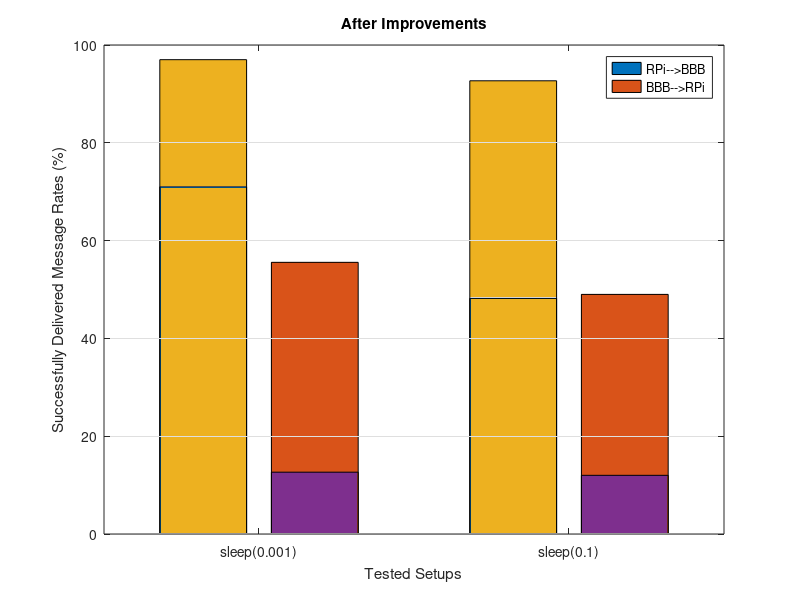
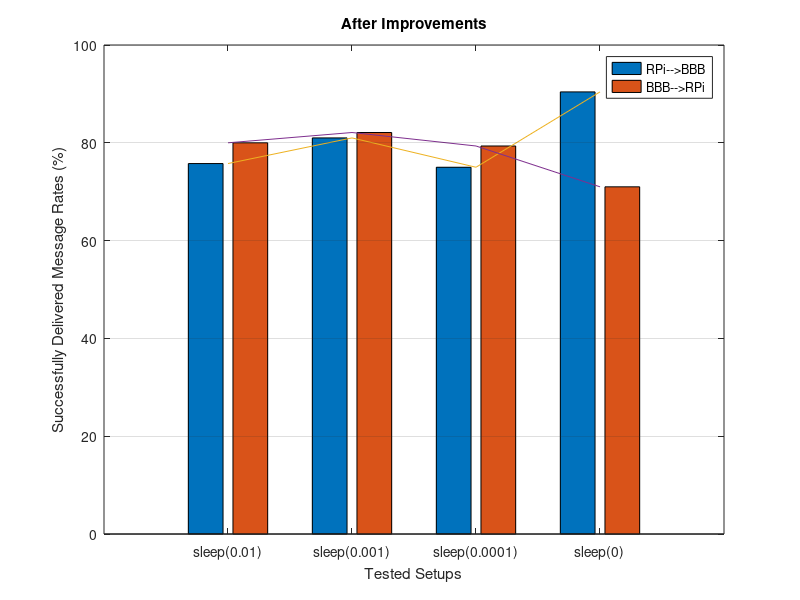
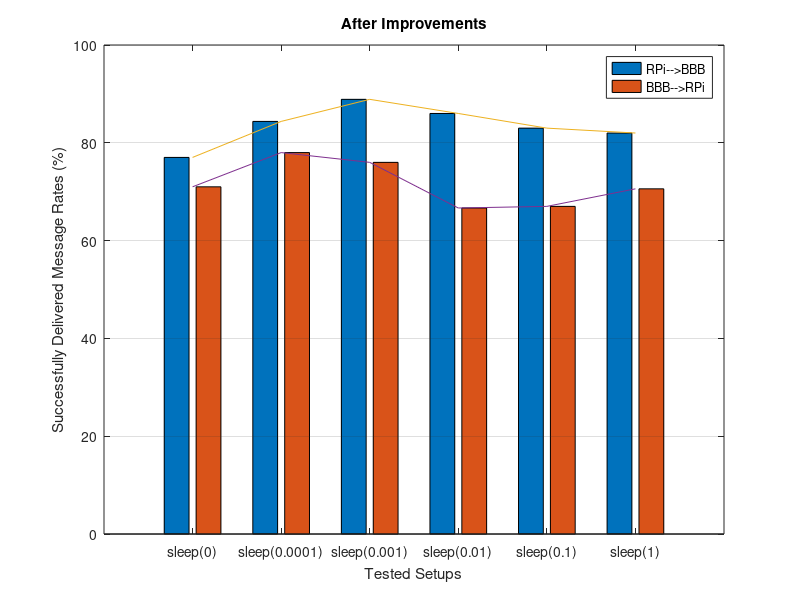
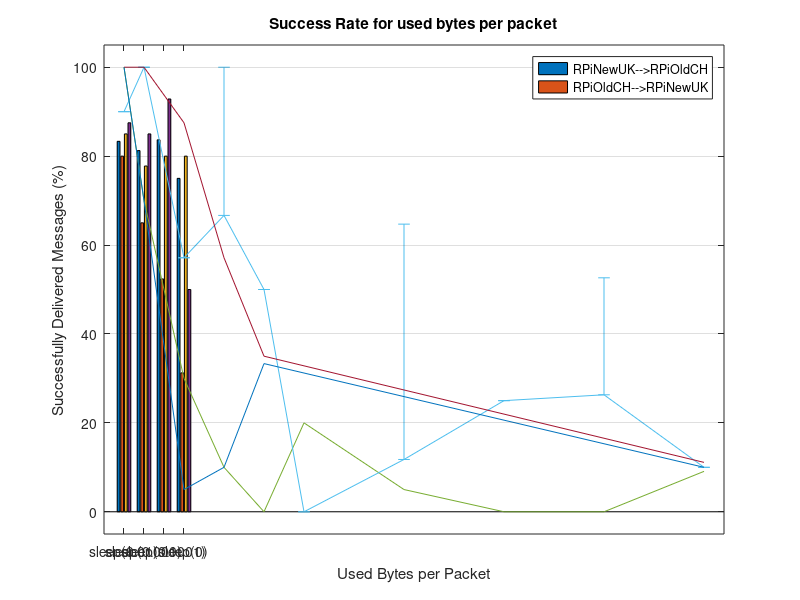

Here is the MATLAB script that generated these plots, in order:
%% BeforeImprovements - Per-Byte-Processing - (L)LogFiles
% Results = [RPi2BBB,BBB2RPi; RPi2BBB, BBB2RPi];
Results = [71/100, 55/99; 40/83, 49/100] * 100;

figure();
hBar = bar(Results, 'grouped');
xt = get(gca, 'XTick');
%bar(1, Results(1), 'r');
hold on;
%bar(2, Results(2), 'g');
%bar (3, Results(3), 'b');
set(gca, 'XTick', xt, 'XTickLabel', {'sleep(0.01)' 'sleep(0)'})
title("Before Any Changes-Improvements");
ylabel("Successfully Delivered Message Rates (%)");
xlabel("Tested Setups");
ylim([0 100]);
set(gca,'YGrid','on')  % horizontal grid
legend({'RPi-->BBB', 'BBB-->RPi'});
%-------------------------------------------------------------------------%

%% Per-Byte-Processing - (A)ArrayLog
% Results = [ sleep(0.01); sleep(0.001); sleep(0.0001);sleep(0)];
Results = [75/99, 80/100; 81/100, 78/95; 75/100, 73/92; 66/73, 71/100] * 100;

figure();
hBar = bar(Results, 'grouped');
xt = get(gca, 'XTick');
%bar(1, Results(1), 'r');
hold on;
%bar(2, Results(2), 'g');
%bar (3, Results(3), 'b');
set(gca, 'XTick', xt, 'XTickLabel', {'sleep(0.01)' 'sleep(0.001)' 'sleep(0.0001)' 'sleep(0)'})
title("After Improvements");
ylabel("Successfully Delivered Message Rates (%)");
xlabel("Tested Setups");
ylim([0 100]);
plot(Results(:,1));
plot(Results(:,2));
set(gca,'YGrid','on')  % horizontal grid
legend({'RPi-->BBB', 'BBB-->RPi'});
%-------------------------------------------------------------------------%

%% Per-Byte-Processing - (A)ArrayLog
% Results = [sleep(0); sleep(0.0001); sleep(0.001); sleep(0.01); sleep(0.1); sleep(1)];
Results = [67/87, 71/100; 81/96, 78/100 ;80/90, 76/100; 86/100, 62/93; 83/100, 67/100; 82/100, 48/68] * 100;

figure();
hBar = bar(Results, 'grouped');
xt = get(gca, 'XTick');
%bar(1, Results(1), 'r');
hold on;
%bar(2, Results(2), 'g');
%bar (3, Results(3), 'b');
set(gca, 'XTick', xt, 'XTickLabel', {'sleep(0)' 'sleep(0.0001)' 'sleep(0.001)' 'sleep(0.01)' 'sleep(0.1)' 'sleep(1)'})
title("After Improvements");
ylabel("Successfully Delivered Message Rates (%)");
xlabel("Tested Setups");
ylim([0 100]);
plot(Results(:,1));
plot(Results(:,2));
set(gca,'YGrid','on')  % horizontal grid
legend({'RPi-->BBB', 'BBB-->RPi'});
%-------------------------------------------------------------------------%

%% Per-Bit-Processing - (A)ArrayLog
% Results = [sleep(0.001); sleep(0.1)];
Results = [97/100, 11/87; 76/82, 12/100;] * 100;

figure(1)
hBar = bar(Results, 'grouped');
xt = get(gca, 'XTick');
%bar(1, Results(1), 'r');
hold on;
%bar(2, Results(2), 'g');
%bar (3, Results(3), 'b');
set(gca, 'XTick', xt, 'XTickLabel', {'sleep(0.001)' 'sleep(0.1)'})
title("After Improvements");
ylabel("Successfully Delivered Message Rates (%)");
xlabel("Tested Setups");
ylim([0 100]);
set(gca,'YGrid','on')  % horizontal grid
legend({'RPi-->BBB', 'BBB-->RPi'});
%-------------------------------------------------------------------------%


%% Per-Byte-Processing - (A)ArrayLog WiringPi vs BCM2835
% Results = [ sleep(0.1); sleep(0.001); sleep(0.000001);sleep(0)];
Results = [0.83333, 0.8,0.85,0.875; 0.8125, 0.65,0.777777778, 0.85; 0.83673469, 0.523809,0.8, 0.92857; 0.75, 0.3125,0.8, 0.5] * 100;
figure();
hBar = bar(Results, 'grouped');
xt = get(gca, 'XTick');
%bar(1, Results(1), 'r');
hold on;
%bar(2, Results(2), 'g');
%bar (3, Results(3), 'b');
set(gca, 'XTick', xt, 'XTickLabel', {'sleep(0.01)' 'sleep(0.001)' 'sleep(0.0001)' 'sleep(0)'})
title("WiringPi vs BCM2835");
ylabel("Successfully Delivered Message Rates (%)");
xlabel("Tested Setups");
ylim([0 100]);

%plot(Results(:,1));
%plot(Results(:,2));
%hold on;
%plot(Results(:,3));
%plot(Results(:,4));

set(gca,'YGrid','on')  % horizontal grid
legend({'RPi-->BBB(wiringPi)', 'BBB-->RPi(wiringPi)' 'RPi-->BBB(BCM2835)', 'BBB-->RPi(BCM2835)'});
%-------------------------------------------------------------------------%


%% BBB-RPi
clear
clc

successRatesBBB2RPi = 100*[3/3 7/10 3/10 2/20 0/10 2/10 1/20 0/14 0/20 1/11];
successRatesRPi2BBB = 100*[9/10 8/8 4/7 10/15 2/4 0/6 2/17 5/20 5/19 2/20];
bytesPerPacket = [1 2 4 6 8 10 15 20 25 30];
plot(bytesPerPacket, successRatesBBB2RPi);
hold all;
%plot(bytesPerPacket, successRatesRPi2BBB);
erryneg = zeros(1,10);
errypos = 100*[0/10 0 0 5/15 0/4 0/6 9/17 0/20 5/19 0/20];
errorbar(bytesPerPacket,successRatesRPi2BBB,erryneg,errypos)
title("Success Rate for used bytes per packet");
ylabel("Successfully Delivered Messages (%)");
xlabel("Used Bytes per Packet");
ylim([-5 105]);
xlim([0 31]);
legend({'BBB-->RPi', 'RPi-->BBB'});


%% RPi-RPi
clear
clc

successRatesRPiUK2RPiCH = 100*[2/2 5/5 14/16 8/14  7/20 2/18];
successRatesRPiCH2RPiUK = 100*[20/20 7/10 1/20 2/20 5/15 2/20];
bytesPerPacket = [1 2 4 6 8 30];
plot(bytesPerPacket, successRatesRPiUK2RPiCH);
hold all;
plot(bytesPerPacket, successRatesRPiCH2RPiUK);
title("Success Rate for used bytes per packet");
ylabel("Successfully Delivered Messages (%)");
xlabel("Used Bytes per Packet");
ylim([-5 105]);
xlim([0 31]);
legend({'RPiNewUK-->RPiOldCH', 'RPiOldCH-->RPiNewUK'});

